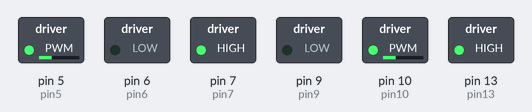
Simulated run of this sketch. Board: Arduino Uno, built with avr-gcc and run on an emulated ATmega328P. Shown: switched loads named in the sketch (green lamp = pin HIGH).

Above: at 0.05 s.
Timing chart, 0 to 3.0 s (numbered marks = the images above):
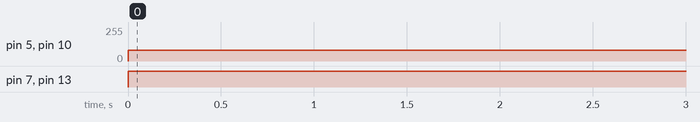

Measured:
- by itself, pin 5 (pin5), pin 10 (pin10): 0/255 → 80/255 at 0.00 s
- by itself, pin 7 (pin7), pin 13 (pin13): LOW → HIGH at 0.00 s

The sketch:

phase2b.ino
```cpp
void forward_motion(int rightwheel1, int rightwheel2, int leftwheel1, int leftwheel2, int analogright, int analogleft, int period);
void backward_motion(int rightwheel1, int rightwheel2, int leftwheel1, int leftwheel2, int analogright, int analogleft, int period);
void pivotright(int rightwheel1, int rightwheel2, int leftwheel1, int leftwheel2, int analogright, int analogleft, int period);
void pivotleft(int rightwheel1, int rightwheel2, int leftwheel1, int leftwheel2, int analogright, int analogleft, int period);
void turnleft(int rightwheel1, int rightwheel2, int leftwheel1, int leftwheel2, int analogright, int analogleft, int period);
void turnright(int rightwheel1, int rightwheel2, int leftwheel1, int leftwheel2, int analogright, int analogleft, int period);

int pivot_period = 1000;
int turn_period = 1000;
int power = 0;

//motor pins
int pin9 = 9;
int pin10 = 10;
int pin5 = 5;
int pin6 = 6;

//enable pins
int pin13 = 13;
int pin7 = 7;

void setup() {
  pinMode(pin13, OUTPUT);
  pinMode(pin9, OUTPUT);
  pinMode(pin10, OUTPUT);
  pinMode(pin5, OUTPUT);
  pinMode(pin6, OUTPUT);
  pinMode(pin7, OUTPUT);

}

void loop() {
//  delay(2000);

  int power = 80;

  digitalWrite(pin13, HIGH); //enable1 pin
  digitalWrite(pin7, HIGH); //enable2 pin

//  analogWrite(pin5, power);
//  analogWrite(pin6, 0);
//  analogWrite(pin10, power);
//  analogWrite(pin9, 0);
//
//  delay(1000);
//  analogWrite(pin9, 0);
//  analogWrite(pin10, 0);
//  analogWrite(pin5, 0);
//  analogWrite(pin6, 0);


  forward_motion(pin5, pin6, pin10, pin9, power, power, 1000);
  // delay(1000);
  // backward_motion(pin5, pin6, pin10, pin9, power, power, 1000);
//  pivot_period = 1050;
//  pivotright(pin6, pin5, pin10, pin9, power, power, pivot_period);
//  delay(1500);
  // delay(1000);

  // turn_period = 2100;
  // turnright(pin5, pin6, pin10, pin9, power, power, turn_period);
  // delay(1000);

  // turn_period = 2100;
  // turnleft(pin5, pin6, pin10, pin9, power, power, turn_period);
  // delay(1000);

  // pivot_period = 1050;
  // pivotright(pin6, pin5, pin9, pin10, power, power, pivot_period);
  // delay(1000);

  // pivot_period = 1050;
  // pivotleft(pin6, pin5, pin9, pin10, power, power, pivot_period);
  // delay(1000);


}


void backward_motion(int rightwheel1, int rightwheel2, int leftwheel1, int leftwheel2, int analogright, int analogleft, int period){
  analogWrite(rightwheel1, 0);
  analogWrite(rightwheel2, analogright);
  analogWrite(leftwheel1, 0);
  analogWrite(leftwheel2, analogleft);
  delay(period);
  analogWrite(rightwheel1, 0);
  analogWrite(rightwheel2, 0);
  analogWrite(leftwheel1, 0);
  analogWrite(leftwheel2, 0);
}

void forward_motion(int rightwheel1, int rightwheel2, int leftwheel1, int leftwheel2, int analogright, int analogleft, int period){
  analogWrite(rightwheel1, analogright);
  analogWrite(rightwheel2, 0);
  analogWrite(leftwheel1, analogleft);
  analogWrite(leftwheel2, 0);
  delay(period);
  analogWrite(rightwheel1, 0);
  analogWrite(rightwheel2, 0);
  analogWrite(leftwheel1, 0);
  analogWrite(leftwheel2, 0);
}

void pivotright(int rightwheel1, int rightwheel2, int leftwheel1, int leftwheel2, int analogright, int analogleft, int period){
  analogWrite(rightwheel1, analogright);
  analogWrite(rightwheel2, 0);
  analogWrite(leftwheel1, 0);
  analogWrite(leftwheel2, analogleft);
  delay(period);
  analogWrite(rightwheel1, 0);
  analogWrite(rightwheel2, 0);
  analogWrite(leftwheel1, 0);
  analogWrite(leftwheel2, 0);
}

void pivotleft(int rightwheel1, int rightwheel2, int leftwheel1, int leftwheel2, int analogright, int analogleft, int period){
  analogWrite(rightwheel1, 0);
  analogWrite(rightwheel2, analogright);
  analogWrite(leftwheel1, analogleft);
  analogWrite(leftwheel2, 0);
  delay(period);
  analogWrite(rightwheel1, 0);
  analogWrite(rightwheel2, 0);
  analogWrite(leftwheel1, 0);
  analogWrite(leftwheel2, 0);
}

void turnleft(int rightwheel1, int rightwheel2, int leftwheel1, int leftwheel2, int analogright, int analogleft, int period){
  analogWrite(rightwheel1, analogright);
  analogWrite(rightwheel2, 0);
  analogWrite(leftwheel1, analogleft/2);
  analogWrite(leftwheel2, 0);
  delay(period);
  analogWrite(rightwheel1, 0);
  analogWrite(rightwheel2, 0);
  analogWrite(leftwheel1, 0);
  analogWrite(leftwheel2, 0);

}


void turnright(int rightwheel1, int rightwheel2, int leftwheel1, int leftwheel2, int analogright, int analogleft, int period){
  analogWrite(rightwheel1, analogright/2);
  analogWrite(rightwheel2, 0);
  analogWrite(leftwheel1, analogleft);
  analogWrite(leftwheel2, 0);
  delay(period);
  analogWrite(rightwheel1, 0);
  analogWrite(rightwheel2, 0);
  analogWrite(leftwheel1, 0);
  analogWrite(leftwheel2, 0);

}
```
